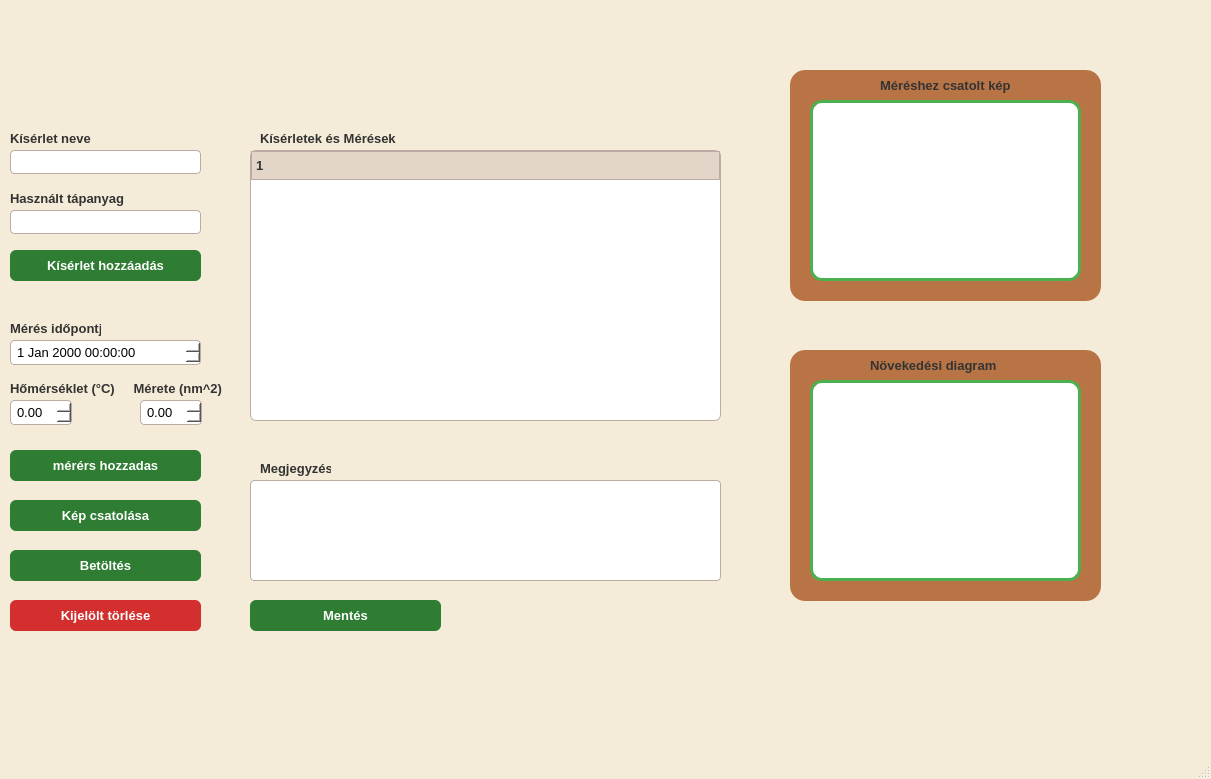
<?xml version="1.0" encoding="UTF-8"?>
<ui version="4.0">
 <class>MainWindow</class>
 <widget class="QMainWindow" name="MainWindow">
  <property name="geometry">
   <rect>
    <x>0</x>
    <y>0</y>
    <width>1211</width>
    <height>779</height>
   </rect>
  </property>
  <property name="windowTitle">
   <string>MainWindow</string>
  </property>
  <property name="styleSheet">
   <string notr="true">
QMainWindow {
    background-color: #f4ecd8; 
}


QWidget {
    color: #333333; 
    font-family: &quot;Segoe UI&quot;, Arial, sans-serif;
    font-size: 10pt;
}


QPushButton {
    background-color: #2e7d32; 
    color: white;
    border: none;
    border-radius: 6px;
    padding: 8px 16px;
    font-weight: bold;
}

QPushButton:hover {
    background-color: #4caf50;
}

QPushButton:pressed {
    background-color: #1b5e20;
}

QPushButton#btnDelete {
    background-color: #d32f2f; 
}
QPushButton#btnDelete:hover {
    background-color: #f44336;
}


QLineEdit, QDoubleSpinBox, QDateTimeEdit , QPlainTextEdit{
    background-color: #ffffff;
    border: 1px solid #bcaaa4; 
    border-radius: 4px;
    padding: 4px;
    color: #000000;
}

QLineEdit:focus, QDoubleSpinBox:focus, QDateTimeEdit:focus {
    border: 2px solid #4caf50; 
}


QTreeWidget {
    background-color: #ffffff;
    alternate-background-color: #fcfaf5; 
    border: 1px solid #bcaaa4;
    border-radius: 6px;
    color: #000000;
}

QTreeWidget::item:selected {
    background-color: #4caf50;
    color: white;
}

QHeaderView::section {
    background-color: #e3d5c8;
    color: #333333;
    padding: 4px;
    border: 1px solid #bcaaa4;
    font-weight: bold;
}

#gombTorles {
    background-color: #d32f2f; /* Piros */
}

QGraphicsView {
    background-color: #ffffff; 
    border: 3px solid #4caf50; 
    border-radius: 12px; 
}</string>
  </property>
  <widget class="QWidget" name="centralwidget">
   <widget class="QTreeWidget" name="listaWidget">
    <property name="geometry">
     <rect>
      <x>250</x>
      <y>150</y>
      <width>471</width>
      <height>271</height>
     </rect>
    </property>
    <column>
     <property name="text">
      <string notr="true">1</string>
     </property>
    </column>
   </widget>
   <widget class="QPushButton" name="gombTorles">
    <property name="geometry">
     <rect>
      <x>10</x>
      <y>600</y>
      <width>191</width>
      <height>31</height>
     </rect>
    </property>
    <property name="text">
     <string>Kijelölt törlése</string>
    </property>
   </widget>
   <widget class="QLineEdit" name="nevMezo">
    <property name="geometry">
     <rect>
      <x>10</x>
      <y>150</y>
      <width>191</width>
      <height>24</height>
     </rect>
    </property>
   </widget>
   <widget class="QLineEdit" name="tapanyagMezo">
    <property name="geometry">
     <rect>
      <x>10</x>
      <y>210</y>
      <width>191</width>
      <height>24</height>
     </rect>
    </property>
   </widget>
   <widget class="QPushButton" name="gombUjKiserlet">
    <property name="geometry">
     <rect>
      <x>10</x>
      <y>250</y>
      <width>191</width>
      <height>31</height>
     </rect>
    </property>
    <property name="text">
     <string>Kísérlet hozzáadás</string>
    </property>
   </widget>
   <widget class="QDateTimeEdit" name="idoMezo">
    <property name="geometry">
     <rect>
      <x>10</x>
      <y>340</y>
      <width>191</width>
      <height>25</height>
     </rect>
    </property>
   </widget>
   <widget class="QDoubleSpinBox" name="meretMezo">
    <property name="geometry">
     <rect>
      <x>140</x>
      <y>400</y>
      <width>62</width>
      <height>25</height>
     </rect>
    </property>
    <property name="maximum">
     <double>9999.989999999999782</double>
    </property>
   </widget>
   <widget class="QDoubleSpinBox" name="hoMezo">
    <property name="geometry">
     <rect>
      <x>10</x>
      <y>400</y>
      <width>62</width>
      <height>25</height>
     </rect>
    </property>
   </widget>
   <widget class="QPushButton" name="gombKepToltes">
    <property name="geometry">
     <rect>
      <x>10</x>
      <y>500</y>
      <width>191</width>
      <height>31</height>
     </rect>
    </property>
    <property name="text">
     <string>Kép csatolása</string>
    </property>
   </widget>
   <widget class="QPushButton" name="gombUjMeres">
    <property name="geometry">
     <rect>
      <x>10</x>
      <y>450</y>
      <width>191</width>
      <height>31</height>
     </rect>
    </property>
    <property name="text">
     <string>mérérs hozzadas</string>
    </property>
   </widget>
   <widget class="QGraphicsView" name="kepNezet">
    <property name="geometry">
     <rect>
      <x>810</x>
      <y>100</y>
      <width>271</width>
      <height>181</height>
     </rect>
    </property>
   </widget>
   <widget class="QGraphicsView" name="grafikonNezet">
    <property name="geometry">
     <rect>
      <x>810</x>
      <y>380</y>
      <width>271</width>
      <height>201</height>
     </rect>
    </property>
   </widget>
   <widget class="QLabel" name="label">
    <property name="geometry">
     <rect>
      <x>10</x>
      <y>130</y>
      <width>171</width>
      <height>16</height>
     </rect>
    </property>
    <property name="font">
     <font>
      <family>Segoe UI</family>
      <pointsize>10</pointsize>
      <bold>true</bold>
     </font>
    </property>
    <property name="text">
     <string>Kísérlet neve</string>
    </property>
   </widget>
   <widget class="QLabel" name="label_2">
    <property name="geometry">
     <rect>
      <x>10</x>
      <y>320</y>
      <width>91</width>
      <height>16</height>
     </rect>
    </property>
    <property name="font">
     <font>
      <family>Segoe UI</family>
      <pointsize>10</pointsize>
      <bold>true</bold>
     </font>
    </property>
    <property name="text">
     <string>Mérés időpontja</string>
    </property>
   </widget>
   <widget class="QLabel" name="label_3">
    <property name="geometry">
     <rect>
      <x>10</x>
      <y>190</y>
      <width>131</width>
      <height>16</height>
     </rect>
    </property>
    <property name="font">
     <font>
      <family>Segoe UI</family>
      <pointsize>10</pointsize>
      <bold>true</bold>
     </font>
    </property>
    <property name="text">
     <string>Használt tápanyag</string>
    </property>
   </widget>
   <widget class="QLabel" name="label_4">
    <property name="geometry">
     <rect>
      <x>130</x>
      <y>380</y>
      <width>111</width>
      <height>16</height>
     </rect>
    </property>
    <property name="font">
     <font>
      <family>Segoe UI</family>
      <pointsize>10</pointsize>
      <bold>true</bold>
     </font>
    </property>
    <property name="text">
     <string> Mérete (nm^2)</string>
    </property>
   </widget>
   <widget class="QLabel" name="label_5">
    <property name="geometry">
     <rect>
      <x>10</x>
      <y>380</y>
      <width>111</width>
      <height>16</height>
     </rect>
    </property>
    <property name="font">
     <font>
      <family>Segoe UI</family>
      <pointsize>10</pointsize>
      <bold>true</bold>
     </font>
    </property>
    <property name="text">
     <string>Hőmérséklet (°C)</string>
    </property>
   </widget>
   <widget class="QLabel" name="label_7">
    <property name="geometry">
     <rect>
      <x>880</x>
      <y>70</y>
      <width>141</width>
      <height>31</height>
     </rect>
    </property>
    <property name="font">
     <font>
      <family>Segoe UI</family>
      <pointsize>10</pointsize>
      <bold>true</bold>
     </font>
    </property>
    <property name="text">
     <string>Méréshez csatolt kép</string>
    </property>
   </widget>
   <widget class="QLabel" name="label_8">
    <property name="geometry">
     <rect>
      <x>260</x>
      <y>460</y>
      <width>71</width>
      <height>16</height>
     </rect>
    </property>
    <property name="font">
     <font>
      <family>Segoe UI</family>
      <pointsize>10</pointsize>
      <bold>true</bold>
     </font>
    </property>
    <property name="text">
     <string>Megjegyzés</string>
    </property>
   </widget>
   <widget class="QLabel" name="label_9">
    <property name="geometry">
     <rect>
      <x>260</x>
      <y>130</y>
      <width>141</width>
      <height>16</height>
     </rect>
    </property>
    <property name="font">
     <font>
      <family>Segoe UI</family>
      <pointsize>10</pointsize>
      <bold>true</bold>
     </font>
    </property>
    <property name="text">
     <string>Kísérletek és Mérések</string>
    </property>
   </widget>
   <widget class="QFrame" name="frame">
    <property name="geometry">
     <rect>
      <x>790</x>
      <y>350</y>
      <width>311</width>
      <height>251</height>
     </rect>
    </property>
    <property name="styleSheet">
     <string notr="true">QFrame {
    background-color: rgb(185, 116, 70); 
   border-radius: 15px;
}</string>
    </property>
    <property name="frameShape">
     <enum>QFrame::Shape::StyledPanel</enum>
    </property>
    <property name="frameShadow">
     <enum>QFrame::Shadow::Raised</enum>
    </property>
    <widget class="QLabel" name="label_6">
     <property name="geometry">
      <rect>
       <x>80</x>
       <y>0</y>
       <width>131</width>
       <height>31</height>
      </rect>
     </property>
     <property name="font">
      <font>
       <family>Segoe UI</family>
       <pointsize>10</pointsize>
       <bold>true</bold>
      </font>
     </property>
     <property name="text">
      <string>Növekedési diagram</string>
     </property>
    </widget>
   </widget>
   <widget class="QLabel" name="label_12">
    <property name="geometry">
     <rect>
      <x>790</x>
      <y>70</y>
      <width>311</width>
      <height>231</height>
     </rect>
    </property>
    <property name="styleSheet">
     <string notr="true">QFrame {
    background-color: rgb(185, 116, 70); 
   border-radius: 15px;
}</string>
    </property>
    <property name="text">
     <string/>
    </property>
   </widget>
   <widget class="QLabel" name="label_13">
    <property name="geometry">
     <rect>
      <x>210</x>
      <y>30</y>
      <width>531</width>
      <height>101</height>
     </rect>
    </property>
    <property name="text">
     <string/>
    </property>
    <property name="pixmap">
     <pixmap resource="kepek.qrc">:/kep2.png</pixmap>
    </property>
    <property name="scaledContents">
     <bool>true</bool>
    </property>
   </widget>
   <widget class="QPlainTextEdit" name="megjegyzesMezo">
    <property name="geometry">
     <rect>
      <x>250</x>
      <y>480</y>
      <width>471</width>
      <height>101</height>
     </rect>
    </property>
   </widget>
   <widget class="QPushButton" name="gombMentes">
    <property name="geometry">
     <rect>
      <x>250</x>
      <y>600</y>
      <width>191</width>
      <height>31</height>
     </rect>
    </property>
    <property name="text">
     <string>Mentés</string>
    </property>
   </widget>
   <widget class="QPushButton" name="gombBetoltes">
    <property name="geometry">
     <rect>
      <x>10</x>
      <y>550</y>
      <width>191</width>
      <height>31</height>
     </rect>
    </property>
    <property name="text">
     <string>Betöltés</string>
    </property>
   </widget>
   <zorder>label_12</zorder>
   <zorder>frame</zorder>
   <zorder>listaWidget</zorder>
   <zorder>gombTorles</zorder>
   <zorder>nevMezo</zorder>
   <zorder>tapanyagMezo</zorder>
   <zorder>gombUjKiserlet</zorder>
   <zorder>idoMezo</zorder>
   <zorder>meretMezo</zorder>
   <zorder>hoMezo</zorder>
   <zorder>gombKepToltes</zorder>
   <zorder>gombUjMeres</zorder>
   <zorder>kepNezet</zorder>
   <zorder>grafikonNezet</zorder>
   <zorder>label</zorder>
   <zorder>label_2</zorder>
   <zorder>label_3</zorder>
   <zorder>label_4</zorder>
   <zorder>label_5</zorder>
   <zorder>label_7</zorder>
   <zorder>label_8</zorder>
   <zorder>label_9</zorder>
   <zorder>label_13</zorder>
   <zorder>megjegyzesMezo</zorder>
   <zorder>gombMentes</zorder>
   <zorder>gombBetoltes</zorder>
  </widget>
  <widget class="QMenuBar" name="menubar">
   <property name="geometry">
    <rect>
     <x>0</x>
     <y>0</y>
     <width>1211</width>
     <height>22</height>
    </rect>
   </property>
  </widget>
  <widget class="QStatusBar" name="statusbar"/>
 </widget>
 <resources>
  <include location="kepek.qrc"/>
 </resources>
 <connections/>
</ui>
